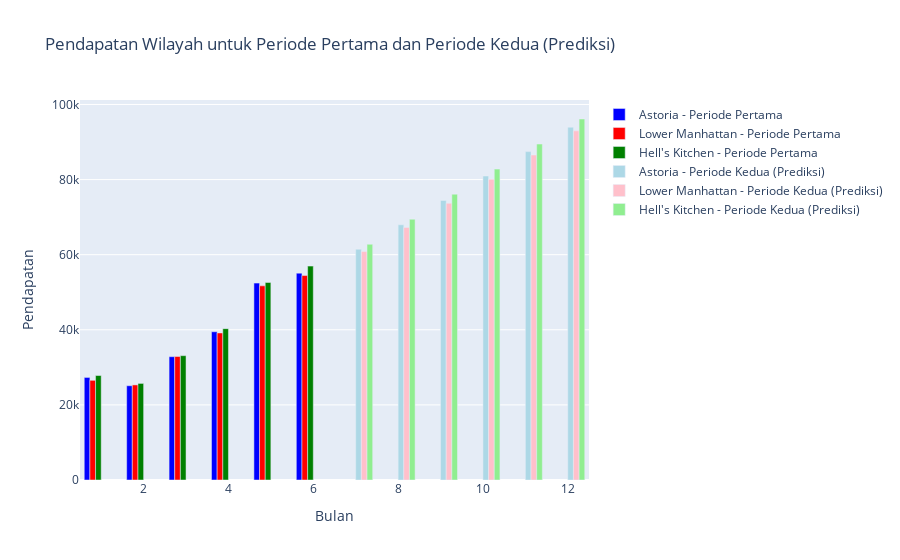

Notebook code cell kept with this figure:
### Code cell
# Mengonversi kolom 'transaction_date' menjadi tipe datetime
data['transaction_date'] = pd.to_datetime(data['transaction_date'])

# Mengelompokkan hasil berdasarkan wilayah dan bulan, dan menghitung total pendapatan per bulan
monthly_revenue = data.groupby([data['store_location'], data['transaction_date'].dt.to_period("M")])['revenue'].sum().reset_index()

# Mengonversi objek Period menjadi string dengan format tahun-bulan
monthly_revenue['month'] = monthly_revenue['transaction_date'].dt.strftime('%Y-%m')
monthly_revenue = monthly_revenue.rename(columns={'store_location': 'Lokasi toko'})

# Mengurutkan data berdasarkan bulan
monthly_revenue = monthly_revenue.sort_values(by='transaction_date')

# Memisahkan pendapatan per bulan berdasarkan wilayah dan mengambil hanya kolom pendapatan
astoria_revenue = monthly_revenue[monthly_revenue['Lokasi toko'] == 'Astoria']['revenue'].values
manhattan_revenue = monthly_revenue[monthly_revenue['Lokasi toko'] == 'Lower Manhattan']['revenue'].values
hellskitchen_revenue = monthly_revenue[monthly_revenue['Lokasi toko'] == "Hell's Kitchen"]["revenue"].values

# Pendapatan Astoria untuk periode pertama (Januari - Juni)
astoria_income = np.array(astoria_revenue[:6])
manhattan_income = np.array(manhattan_revenue[:6])
hellskitchen_income = np.array(hellskitchen_revenue[:6])

# Gabungkan data pendapatan dari ketiga wilayah ke dalam satu array
income_data = np.column_stack((astoria_income, manhattan_income, hellskitchen_income))

# Data bulan untuk periode pertama (Januari - Juni)
bulan_pertama = np.array(range(1, 7)).reshape(-1, 1)

# Inisialisasi model regresi linear
model = LinearRegression()

# Melatih model menggunakan data pendapatan dari periode pertama
model.fit(bulan_pertama, income_data)

# Prediksi pendapatan untuk wilayah-wilayah tersebut pada periode kedua (Juli - Desember)
bulan_kedua = np.array(range(7, 13)).reshape(-1, 1)
prediksi_pendapatan = model.predict(bulan_kedua)

# Membuat data untuk plot
trace_astoria_pertama = go.Bar(x=bulan_pertama.flatten(), y=astoria_income, name='Astoria - Periode Pertama', marker=dict(color='blue'))
trace_manhattan_pertama = go.Bar(x=bulan_pertama.flatten(), y=manhattan_income, name='Lower Manhattan - Periode Pertama', marker=dict(color='red'))
trace_hellskitchen_pertama = go.Bar(x=bulan_pertama.flatten(), y=hellskitchen_income, name="Hell's Kitchen - Periode Pertama", marker=dict(color='green'))

trace_astoria_prediksi = go.Bar(x=bulan_kedua.flatten(), y=prediksi_pendapatan[:, 0], name='Astoria - Periode Kedua (Prediksi)', marker=dict(color='lightblue'))
trace_manhattan_prediksi = go.Bar(x=bulan_kedua.flatten(), y=prediksi_pendapatan[:, 1], name='Lower Manhattan - Periode Kedua (Prediksi)', marker=dict(color='pink'))
trace_hellskitchen_prediksi = go.Bar(x=bulan_kedua.flatten(), y=prediksi_pendapatan[:, 2], name="Hell's Kitchen - Periode Kedua (Prediksi)", marker=dict(color='lightgreen'))

# Membuat layout untuk plot
layout = go.Layout(title='Pendapatan Wilayah untuk Periode Pertama dan Periode Kedua (Prediksi)',
                   xaxis=dict(title='Bulan'),
                   yaxis=dict(title='Pendapatan'))

# Menggabungkan data dan layout menjadi objek fig
fig = go.Figure(data=[trace_astoria_pertama, trace_manhattan_pertama, trace_hellskitchen_pertama,
                      trace_astoria_prediksi, trace_manhattan_prediksi, trace_hellskitchen_prediksi],
                layout=layout)

# Menampilkan plot
fig.show()

### Figure 1 — Plotly figure (JSON) as saved in the notebook; plotly's stock layout.template omitted (floating-point values rounded to 4 significant figures)
{"data": [{"marker": {"color": "blue"}, "name": "Astoria - Periode Pertama", "type": "bar", "x": [1, 2, 3, 4, 5, 6], "y": [27310.0, 25110.0, 32840.0, 39480.0, 52430.0, 55080.0]}, {"marker": {"color": "red"}, "name": "Lower Manhattan - Periode Pertama", "type": "bar", "x": [1, 2, 3, 4, 5, 6], "y": [26540.0, 25320.0, 32890.0, 39160.0, 51700.0, 54450.0]}, {"marker": {"color": "green"}, "name": "Hell's Kitchen - Periode Pertama", "type": "bar", "x": [1, 2, 3, 4, 5, 6], "y": [27820.0, 25720.0, 33110.0, 40300.0, 52600.0, 56960.0]}, {"marker": {"color": "lightblue"}, "name": "Astoria - Periode Kedua (Prediksi)", "type": "bar", "x": [7, 8, 9, 10, 11, 12], "y": [61450.0, 67950.0, 74450.0, 80950.0, 87450.0, 93950.0]}, {"marker": {"color": "pink"}, "name": "Lower Manhattan - Periode Kedua (Prediksi)", "type": "bar", "x": [7, 8, 9, 10, 11, 12], "y": [60840.0, 67260.0, 73690.0, 80110.0, 86540.0, 92970.0]}, {"marker": {"color": "lightgreen"}, "name": "Hell's Kitchen - Periode Kedua (Prediksi)", "type": "bar", "x": [7, 8, 9, 10, 11, 12], "y": [62770.0, 69440.0, 76110.0, 82790.0, 89460.0, 96130.0]}], "layout": {"title": {"text": "Pendapatan Wilayah untuk Periode Pertama dan Periode Kedua (Prediksi)"}, "xaxis": {"title": {"text": "Bulan"}}, "yaxis": {"title": {"text": "Pendapatan"}}}}
